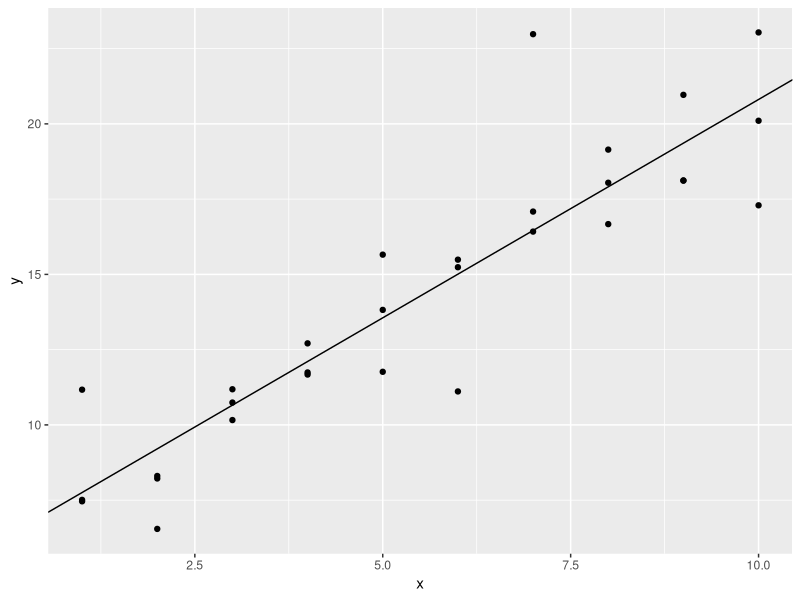
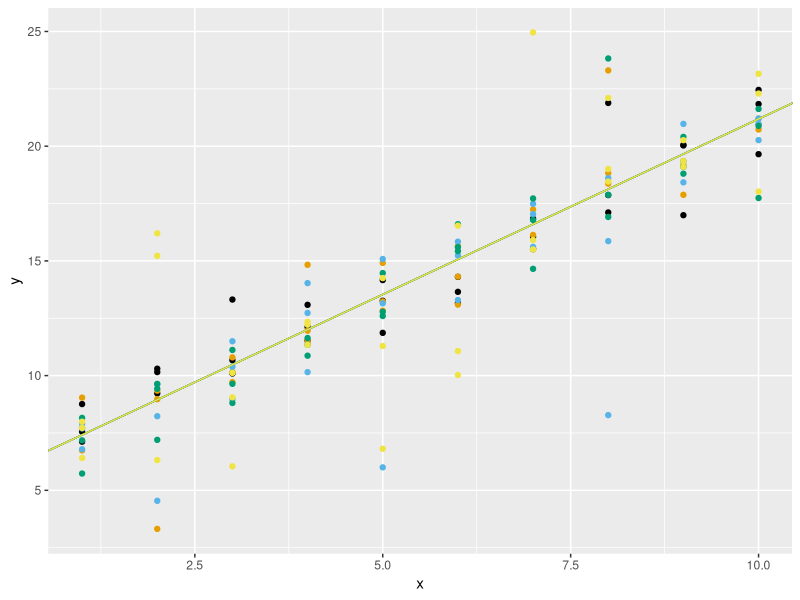
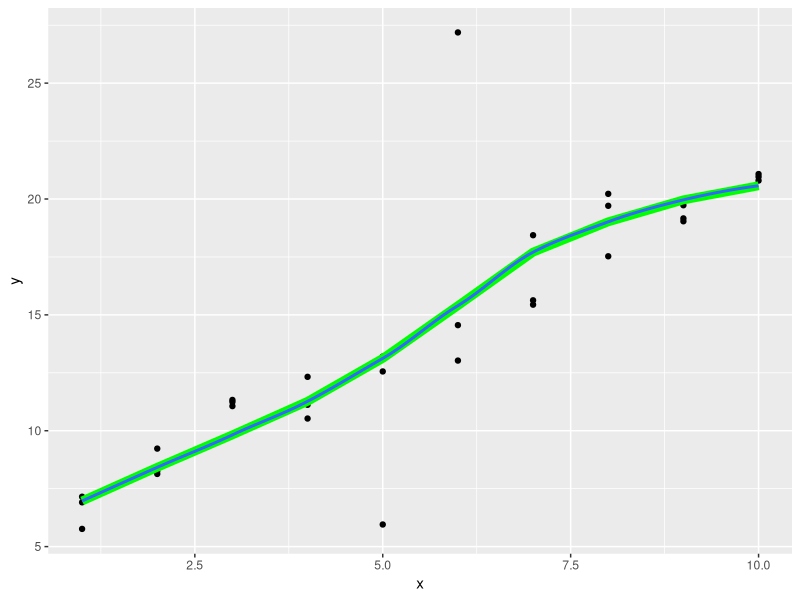
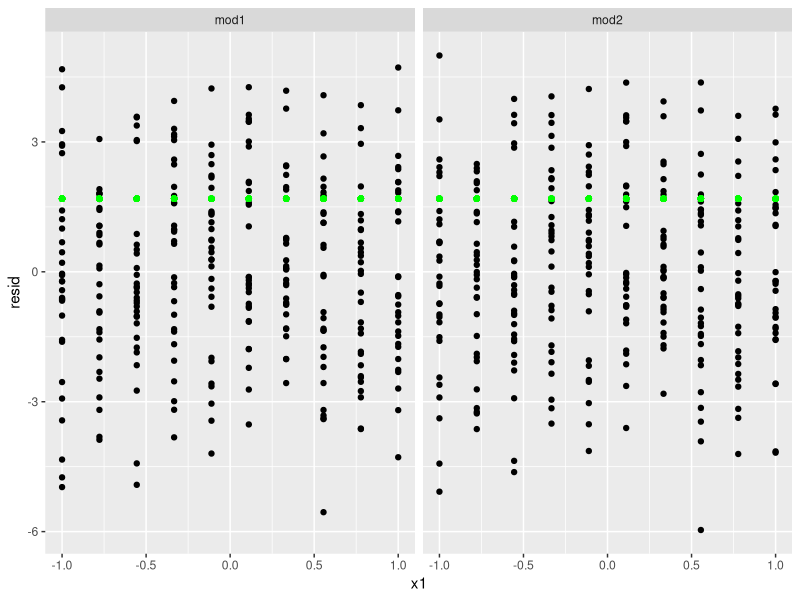
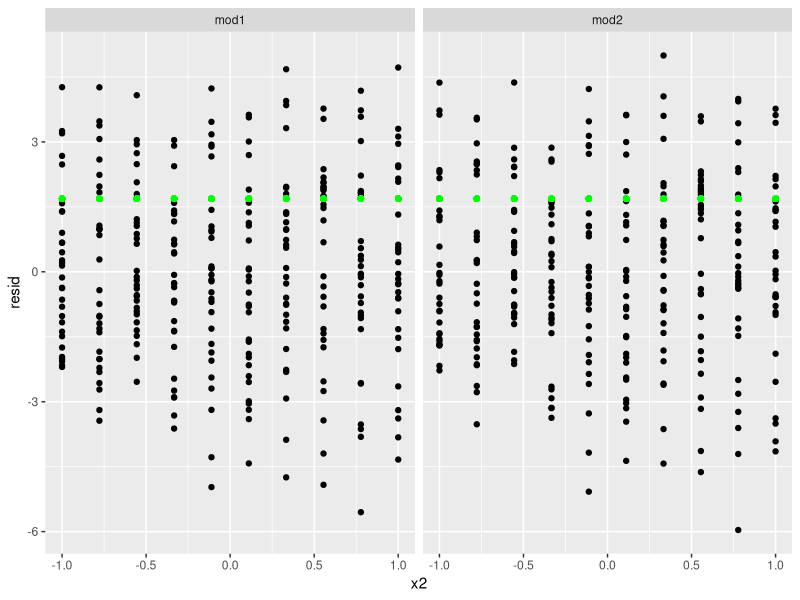
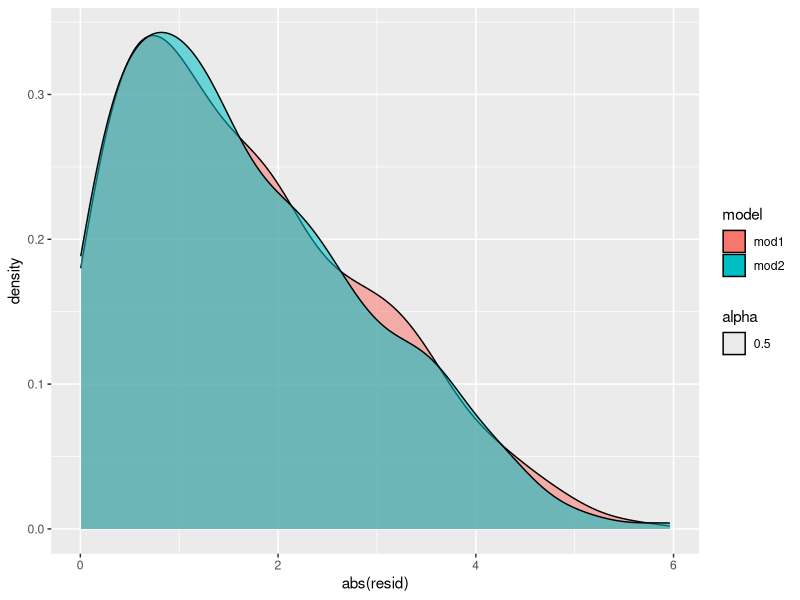

Write the R code that produced these figures, in order.
## ---- chunk 1
knitr::opts_chunk$set(echo = TRUE)
#required packages
library(modelr)
library(tidyverse)
options(na.action = na.warn)
## ---- chunk 2
sim1a <- tibble(
  x = rep(1:10, each = 3),
  y = x * 1.5 + 6 + rt(length(x), df = 2)
)
## ---- chunk 3
#fit
model1 <- sim1a %>%
  lm(y~x, .) %>%
  coef(.)
#plot it
  ggplot(sim1a) +
  geom_abline(aes(intercept = model1[1], slope = model1[2])) +
  geom_point(mapping = aes(x,y))
## ---- chunk 4
#list to hold results
models <- list(NULL, NULL, NULL, NULL, NULL)

#loop to get data points and params
for(a in 1:5){
  #data gen
  dat_hold <- tibble(
  x = rep(1:10, each = 3),
  y = x * 1.5 + 6 + rt(length(x), df = 2))
  
  #param
  par_hold <- dat_hold %>%
  lm(y~x, .) %>%
  coef(.)
  
  #slam them into the list!
  models[[a]] <- list(dat_hold, par_hold)
  names(models)[a] <- paste0("model", a)
}
## ---- chunk 5
#cb friendly palette
cbbPalette <- c("#000000", "#E69F00", "#56B4E9", "#009E73", "#F0E442", "#0072B2", "#D55E00", "#CC79A7")

p <- ggplot()
for(b in seq_along(models)){
  p <- p+ geom_abline(aes(intercept = models[[b]][[2]][1], slope = models[[b]][[2]][2]), color = cbbPalette[b]) +
  geom_point(mapping = aes(x,y), data = models[[b]][[1]], color = cbbPalette[b])
}
p
## ---- chunk 6
sim1a <- tibble(
  x = rep(1:10, each = 3),
  y = x * 1.5 + 6 + rt(length(x), df = 2)
)
## ---- chunk 7
loess_sim1a <- loess(y~x, data = sim1a)
## ---- chunk 8
#grid time
grid_sim1a <- sim1a %>%
  data_grid(x)

#prediction time
grid_sim1a <- grid_sim1a %>%
  add_predictions(loess_sim1a)
## ---- chunk 9
p <- ggplot(data = sim1a, mapping = aes(x = x)) +
  geom_point(mapping = aes(y = y))

#visualize loess version
pl <- p +  geom_line(mapping = aes(y = pred), data = grid_sim1a, colour = "green", size = 3)

#visualize geom_smooth version
pls <- pl + geom_smooth(mapping = aes(y = y), se = FALSE)

pls
## ---- chunk 10
sim3
model_matrix(sim3, formula = y ~ x1 + x2)
model_matrix(sim3, formula = y ~ x1 * x2)
## ---- chunk 11
sim4
model_matrix(sim4, formula = y ~ x1 + x2)
model_matrix(sim4, formula = y ~ x1 * x2)
## ---- chunk 12
sim4
(mod1 <- lm(y ~ x1 + x2, data = sim4))
(mod2 <- lm(y ~ x1 * x2, data = sim4))
## ---- chunk 13
#get residuals
(resid_sim4 <- sim4 %>%
  gather_residuals(mod1, mod2))

#plot residuals by model
m1 <- ggplot(data = resid_sim4, mapping = aes(x1, resid)) +
  geom_point() +
  facet_wrap(~model)

m1 + geom_point(color = "green", mapping = aes(x1, mean(abs(resid))))

m2 <- ggplot(data = resid_sim4, mapping = aes(x2, resid)) +
  geom_point() +
  facet_wrap(~model)
m2 + geom_point(color = "green", mapping = aes(x2, mean(abs(resid))))

#check mean abs resid
resid_sim4 %>%
  group_by(model) %>%
  summarise(mean(abs(resid), na.rm = T))

#try to plot as density curves?
ggplot(data = resid_sim4) +
  geom_density(mapping = aes(x = abs(resid), group = model, fill = model, alpha = 0.5))
